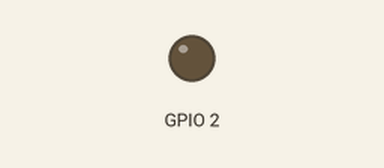
Recording of a sketch running on a simulated ESP32. On the bench: output pins drawn as LEDs (lit = HIGH).

Above: at 0.15 s.
Timing chart, 0 to 1.6 s (numbered marks = the images above):
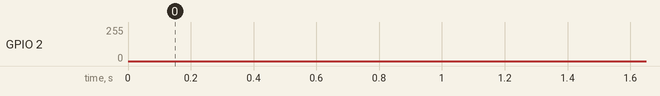

The sketch:

PwmEsp32.ino
```cpp
/*
  Exemplo básico para utilizar o PWM do ESP32.
*/
void setup() {
  ledcAttachPin(2, 0); // Atribui o pino 2 ao canal 0 do PWM. Existem 16 canais (0 - 15) que funcionam de forma independente.
  ledcSetup(0, 512, 10); // Atribui a frequência de 512Hz ao canal 0 defina a resolução de 10bits (0 é o mínimo duty cycle - 1023 é o máximo duty cycle).
}

void loop() {
  int i;
  // Incrementa o duty cycle de 0 até 1023.
  for (i = 0; i < 1024; i++) {
    ledcWrite(0, i); // Escreve o valor de i como duty cycle do canal 0.
    delay(1);
  }
  // Decrementa o duty cycle de 1023 até 0.
  for (i = 1023; i > 0; i--) {
    ledcWrite(0, i);
    delay(1);
  }
}
```
